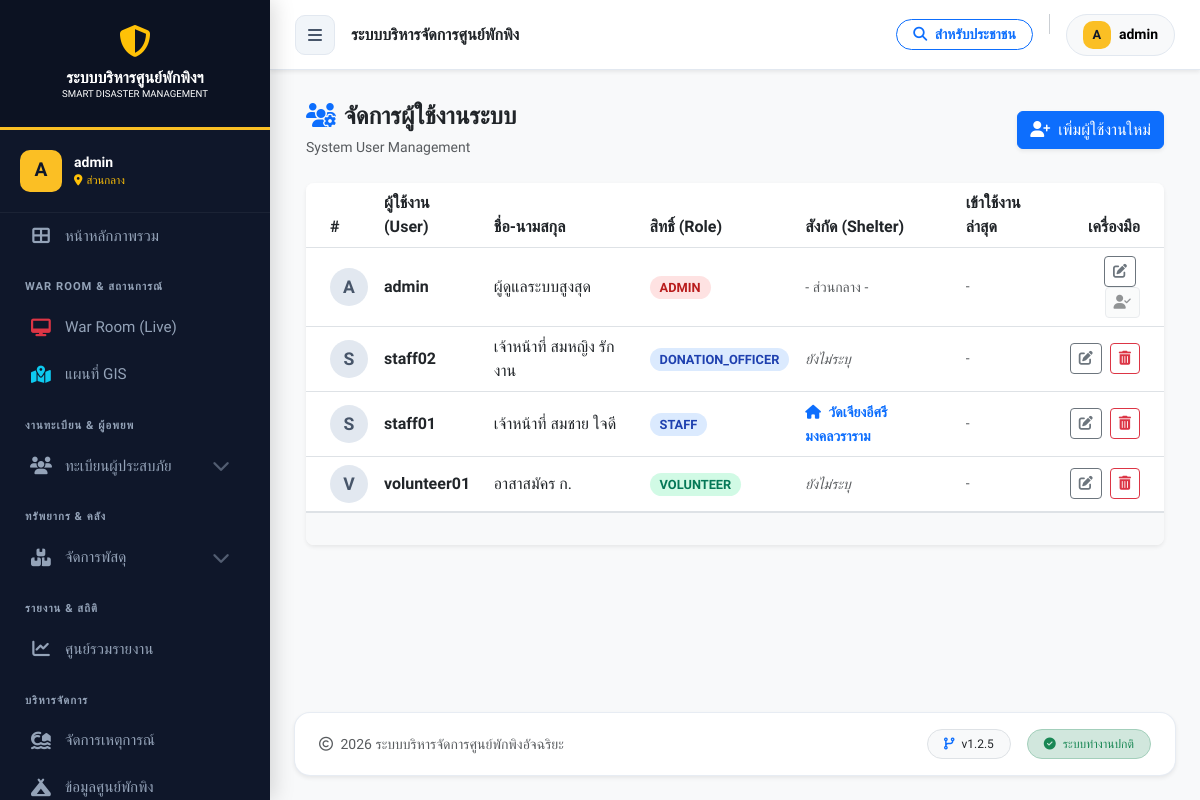
The page /user_list.php (signed in) on the database its author committed.
### tables this page shows
CREATE TABLE `users` (
  `id` int(11) NOT NULL,
  `username` varchar(50) NOT NULL COMMENT 'ชื่อผู้ใช้',
  `password` varchar(255) NOT NULL COMMENT 'รหัสผ่าน (Hashed)',
  `first_name` varchar(100) DEFAULT '',
  `last_name` varchar(100) DEFAULT '',
  `full_name` varchar(100) NOT NULL COMMENT 'ชื่อ-นามสกุล',
  `role` varchar(50) NOT NULL DEFAULT 'staff',
  `shelter_id` int(11) DEFAULT NULL COMMENT 'สังกัดศูนย์พักพิง',
  `created_at` timestamp NOT NULL DEFAULT current_timestamp(),
  `last_login` datetime DEFAULT NULL,
  `status` enum('active','inactive') DEFAULT 'active' COMMENT 'สถานะผู้ใช้'
);

CREATE TABLE `shelters` (
  `id` int(11) NOT NULL,
  `incident_id` int(11) NOT NULL COMMENT 'ผูกกับเหตุการณ์ไหน',
  `name` varchar(200) NOT NULL COMMENT 'ชื่อศูนย์',
  `location` text NOT NULL COMMENT 'ที่ตั้ง',
  `district` varchar(100) DEFAULT NULL,
  `province` varchar(100) DEFAULT NULL,
  `latitude` decimal(10,8) DEFAULT NULL,
  `longitude` decimal(11,8) DEFAULT NULL,
  `capacity` int(11) NOT NULL DEFAULT 0 COMMENT 'ความจุสูงสุด',
  `contact_person` varchar(255) DEFAULT NULL,
  `contact_phone` varchar(20) DEFAULT NULL,
  `status` enum('open','full','closed') NOT NULL DEFAULT 'open',
  `last_updated` datetime DEFAULT NULL,
  `created_at` datetime DEFAULT current_timestamp()
);

### user_list.php (the view, shortened to what this page needs)
<?php
require_once 'config/db.php';
$page = isset($_GET['page']) ? (int)$_GET['page'] : 1;
$limit = 20;
$offset = ($page - 1) * $limit;
try {
    $sql = "SELECT u.*, s.name as shelter_name
            FROM users u
            LEFT JOIN shelters s ON u.shelter_id = s.id
            ORDER BY u.role ASC, u.username ASC
            LIMIT $limit OFFSET $offset";
    $stmt = $pdo->query($sql);
    $users = $stmt->fetchAll();
} catch (PDOException $e) {
    $sql = "SELECT *, NULL as shelter_name FROM users ORDER BY role ASC LIMIT $limit OFFSET $offset";
    $stmt = $pdo->query($sql);
    $users = $stmt->fetchAll();
}
?>
<!DOCTYPE html>
<html lang="th">
<head>
</head>
<body class="bg-light">
<?php include 'includes/header.php'; ?>
<div class="container-fluid">
    <div class="d-flex justify-content-between align-items-center mb-4 pt-2">
        <div>
            <h4 class="fw-bold text-dark mb-1">
                <i class="fas fa-users-cog text-primary me-2"></i>จัดการผู้ใช้งานระบบ
            </h4>
            <span class="text-muted small">System User Management</span>
        </div>
        <button class="btn btn-primary shadow-sm" onclick="openModal('add')">
            <i class="fas fa-user-plus me-2"></i>เพิ่มผู้ใช้งานใหม่
        </button>
    </div>
    <div class="card border-0 shadow-sm rounded-3 overflow-hidden">
        <div class="card-body p-0">
            <div class="table-responsive">
                <table class="table table-hover align-middle mb-0 table-official">
                    <thead class="bg-light">
                        <tr>
                            <th class="ps-4" style="width: 50px;">#</th>
                            <th>ผู้ใช้งาน (User)</th>
                            <th>ชื่อ-นามสกุล</th>
                            <th>สิทธิ์ (Role)</th>
                            <th>สังกัด (Shelter)</th>
                            <th>เข้าใช้งานล่าสุด</th>
                            <th class="text-end pe-4">เครื่องมือ</th>
                        </tr>
                    </thead>
                    <tbody>
                        <?php foreach ($users as $index => $row): ?>
                        <tr>
                            <td class="ps-4">
                                <div class="avatar-circle">
                                    <?php echo strtoupper(substr($row['username'], 0, 1)); ?>
                                </div>
                            </td>
                            <td>
                                <div class="fw-bold text-dark"><?php echo htmlspecialchars($row['username']); ?></div>
                            </td>
                            <td><?php echo htmlspecialchars($row['full_name']); ?></td>
                            <td>
                                <?php
                                    $role_class = 'role-staff';
                                    if($row['role'] == 'admin') $role_class = 'role-admin';
                                    if($row['role'] == 'volunteer') $role_class = 'role-volunteer';
                                ?>
                                <span class="role-badge <?php echo $role_class; ?>">
                                    <?php echo ucfirst($row['role']); ?>
                                </span>
                            </td>
                            <td>
                                <?php if (!empty($row['shelter_name'])): ?>
                                    <span class="text-primary fw-bold small"><i class="fas fa-home me-1"></i> <?php echo htmlspecialchars($row['shelter_name']); ?></span>
                                <?php elseif ($row['role'] == 'admin'): ?>
                                    <span class="text-muted small">- ส่วนกลาง -</span>
                                <?php else: ?>
                                    <span class="text-muted small fst-italic text-danger">ยังไม่ระบุ</span>
                                <?php endif; ?>
                            </td>
                            <td class="text-muted small">
                                <?php echo $row['last_login'] ? date('d/m/Y H:i', strtotime($row['last_login'])) : '-'; ?>
                            </td>
                            <td class="text-end pe-4">
                                <button class="btn btn-sm btn-outline-secondary me-1"
                                        onclick='openModal("edit", <?php echo json_encode($row); ?>)'
                                        title="แก้ไข">
                                    <i class="fas fa-edit"></i>
                                </button>
                                <?php if($row['id'] !== $_SESSION['user_id']): ?>
                                    <button onclick="confirmDeleteUser(<?php echo $row['id']; ?>, '<?php echo htmlspecialchars($row['username']); ?>')" class="btn btn-sm btn-outline-danger" title="ลบ">
                                        <i class="fas fa-trash-alt"></i>
                                    </button>
                                <?php else: ?>
                                    <button class="btn btn-sm btn-light text-muted border" disabled><i class="fas fa-user-check"></i></button>
                                <?php endif; ?>
                            </td>
                        </tr>
                        <?php endforeach; ?>
                    </tbody>
                </table>
            </div>
            <div class="p-3 bg-light border-top">
            </div>
        </div>
    </div>
</div>
<?php include 'includes/footer.php'; ?>
</body>
</html>

### rows shown on the page
users: username "A", username "admin", full_name "ผู้ดูแลระบบสูงสุด", role "ADMIN", shows "- ส่วนกลาง -"
users: username "S", username "staff02", full_name "เจ้าหน้าที่ สมหญิง รักงาน", role "DONATION_OFFICER", shows "ยังไม่ระบุ"
users: username "S", username "staff01", full_name "เจ้าหน้าที่ สมชาย ใจดี", role "STAFF", shelter.name "วัดเจียงอีศรีมงคลวราราม"
users: username "V", username "volunteer01", full_name "อาสาสมัคร ก.", role "VOLUNTEER", shows "ยังไม่ระบุ"

### other values the page prints
substr($_SESSION['username'] ?? 'U', 0, 1) "A"
$_SESSION['username'] "admin"
$user_shelter_name ?: 'ส่วนกลาง' "ส่วนกลาง"
